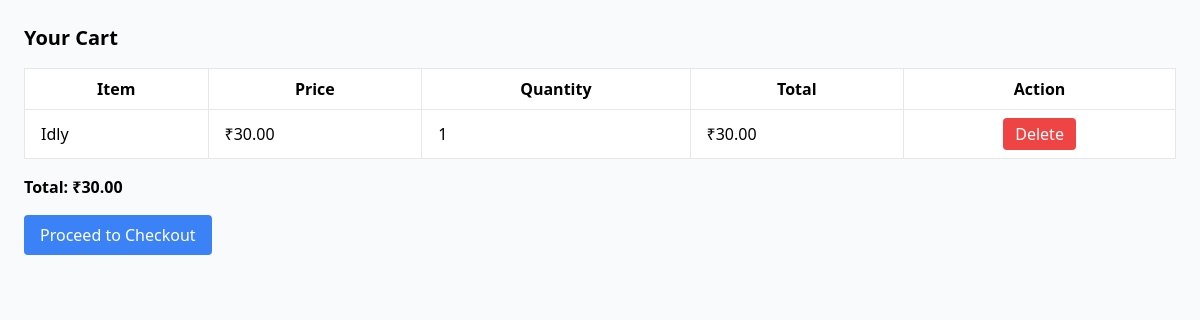
The page /cart/ (signed in) on the database its author committed.
### mess_app/models.py (models this page shows, shortened)
class Cart(models.Model):
    user = models.ForeignKey(User, on_delete=models.CASCADE)
    item = models.ForeignKey(MenuItem, on_delete=models.CASCADE)
    quantity = models.PositiveIntegerField(default=1)
    def get_total_price(self):
        return self.quantity * self.item.price

class MenuItem(models.Model):
    mess = models.ForeignKey(Mess, on_delete=models.CASCADE)
    name = models.CharField(max_length=200)
    price = models.DecimalField(max_digits=7, decimal_places=2)
    description = models.TextField(blank=True)
    photo = models.ImageField(upload_to="menu_photos/", blank=True, null=True)

### mess_app/views.py (the view)
# urls.py: path('cart/', views.cart_view, name='cart'),
@login_required
def cart_view(request):
    cart_items = Cart.objects.filter(user=request.user)
    total_price = sum(item.get_total_price() for item in cart_items)  # ✅ uses model method
    return render(request, "user/cart.html", {
        "cart_items": cart_items,
        "total_price": total_price
    })

### mess_app/templates/user/cart.html (shortened to what this page needs)
<!DOCTYPE html>
<html lang="en">
<head>
    <script src="https://cdn.tailwindcss.com"></script>
</head>
<body class="bg-gray-50 p-6">
    <h2 class="text-xl font-bold mb-4">Your Cart</h2>
<table class="min-w-full bg-white border border-gray-300">
    <thead>
        <tr>
            <th class="py-2 px-4 border">Item</th>
            <th class="py-2 px-4 border">Price</th>
            <th class="py-2 px-4 border">Quantity</th>
            <th class="py-2 px-4 border">Total</th>
            <th class="py-2 px-4 border">Action</th>
        </tr>
    </thead>
    <tbody>
        {% for item in cart_items %}
        <tr>
            <td class="py-2 px-4 border">{{ item.item.name }}</td>
            <td class="py-2 px-4 border">₹{{ item.item.price }}</td>
            <td class="py-2 px-4 border">{{ item.quantity }}</td>
            <td class="py-2 px-4 border">₹{{ item.get_total_price }}</td>
            <td class="py-2 px-4 border text-center">
                <form action="{% url 'delete_cart_item' item.id %}" method="POST">
                    <button type="submit" class="bg-red-500 hover:bg-red-600 text-white px-3 py-1 rounded">
                        Delete
                    </button>
                </form>
            </td>
        </tr>
        {% empty %}
        <tr>
            <td colspan="5" class="py-2 px-4 text-center">Your cart is empty.</td>
        </tr>
        {% endfor %}
    </tbody>
</table>
<p class="mt-4 font-bold">Total: ₹{{ total_price }}</p>
<a href="{% url 'checkout' %}" class="bg-blue-500 hover:bg-blue-600 text-white px-4 py-2 rounded mt-4 inline-block">
    Proceed to Checkout
</a>
</body>
</html>

### rows shown on the page
Cart: item.name "Idly", item.price "30.00", quantity "1", get_total_price "30.00"

### other values the page prints
{{ total_price }} "30.00"
